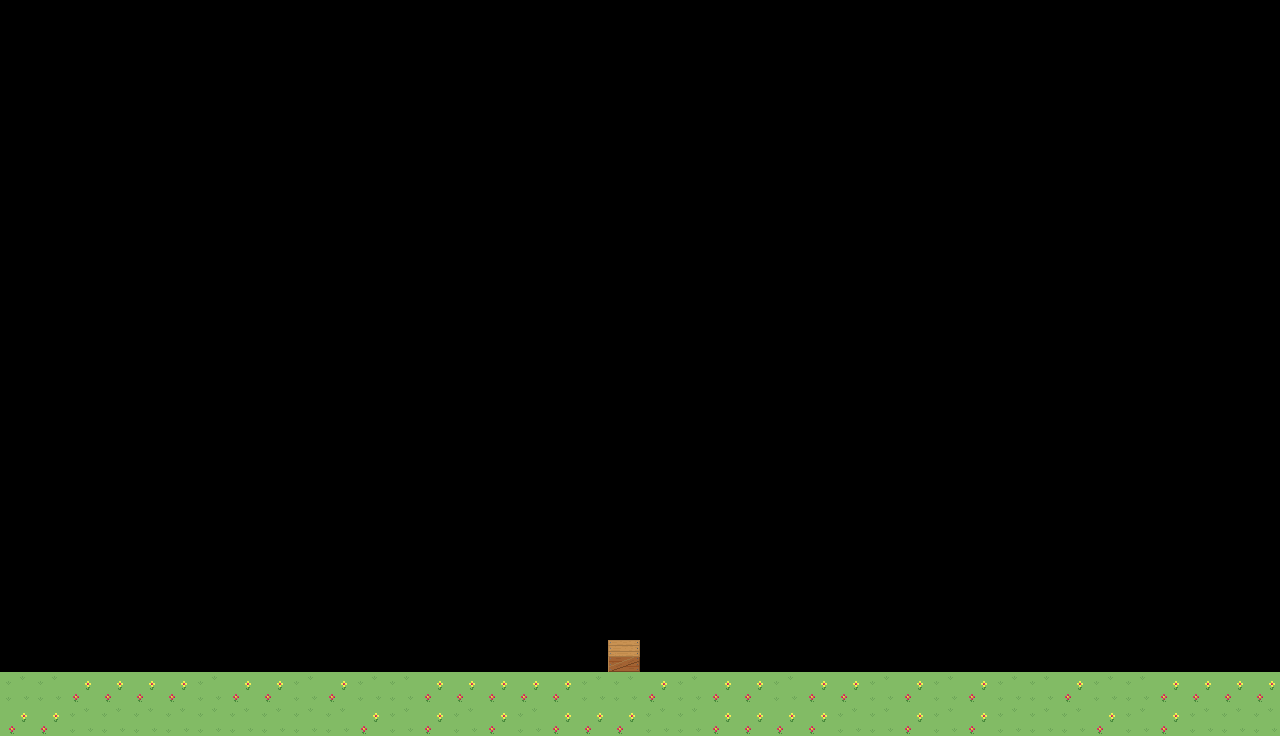

This game map was drawn from its Tiled (.tmx) file and the tilesets committed beside it. A one-line description and the trimmed map source follow:
An orthogonal 40x23 tile map with 32x32 px tiles, 2 tile layers (Tile Layer 2, Tile Layer 3) and 1 object (crate).

<map version="1.0" orientation="orthogonal" width="40" height="23" tilewidth="32" tileheight="32">
 <tileset firstgid="1" name="countryside" tilewidth="32" tileheight="32">
  <image source="countryside.png" width="64" height="64" />
 </tileset>
 <layer name="Tile Layer 2" width="40" height="23">
  <data>[920 cells, 80 non-empty, 2 distinct tile ids]</data>
 </layer>
 <layer name="Tile Layer 3" width="40" height="23">
  <data>[920 cells, 1 non-empty, 1 distinct tile ids]</data>
 </layer>
 <objectgroup name="Collision_Layer">
  <object name="crate" x="608" y="639" width="30" height="32" />
 </objectgroup>
</map>
